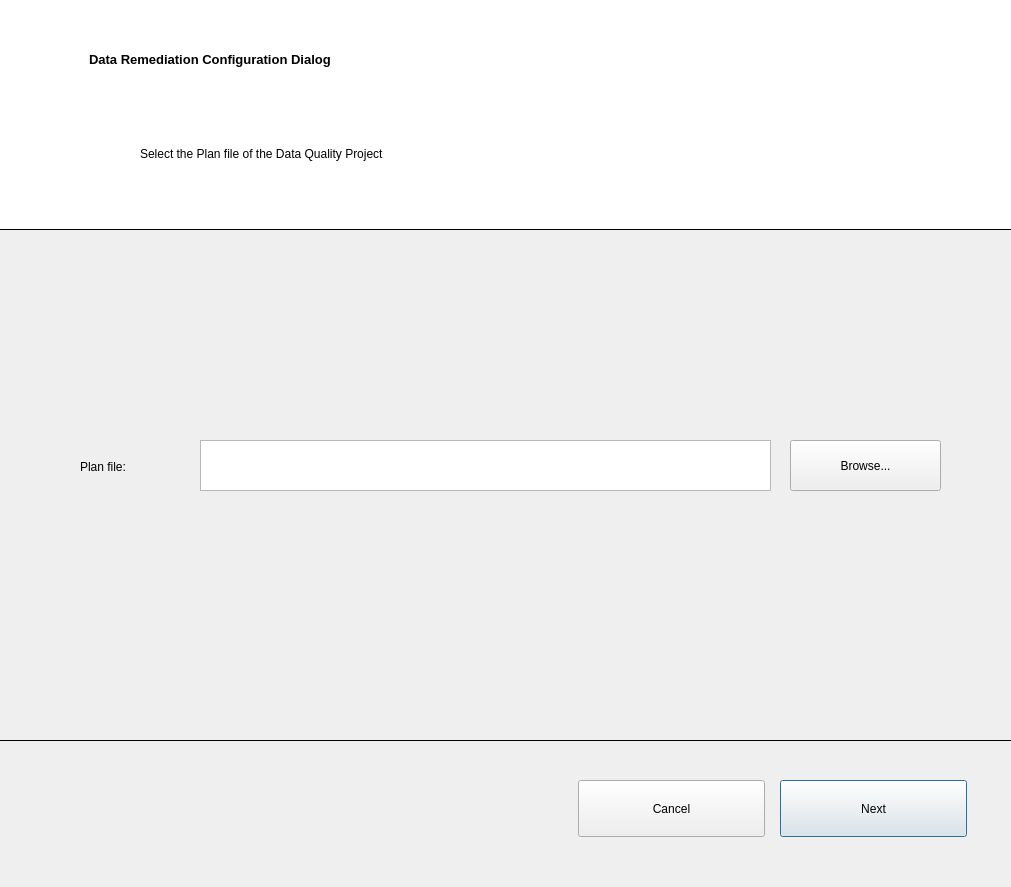
<?xml version="1.0" encoding="UTF-8"?>
<ui version="4.0">
 <class>Dialog</class>
 <widget class="QDialog" name="Dialog">
  <property name="geometry">
   <rect>
    <x>0</x>
    <y>0</y>
    <width>1011</width>
    <height>887</height>
   </rect>
  </property>
  <property name="windowTitle">
   <string>Dialog</string>
  </property>
  <widget class="QFrame" name="frame">
   <property name="geometry">
    <rect>
     <x>-31</x>
     <y>-1</y>
     <width>1051</width>
     <height>231</height>
    </rect>
   </property>
   <property name="autoFillBackground">
    <bool>false</bool>
   </property>
   <property name="styleSheet">
    <string notr="true">background-color: rgb(255, 255, 255);</string>
   </property>
   <property name="frameShape">
    <enum>QFrame::Box</enum>
   </property>
   <property name="frameShadow">
    <enum>QFrame::Plain</enum>
   </property>
   <widget class="QLabel" name="title_label">
    <property name="geometry">
     <rect>
      <x>120</x>
      <y>30</y>
      <width>761</width>
      <height>61</height>
     </rect>
    </property>
    <property name="font">
     <font>
      <pointsize>10</pointsize>
      <weight>75</weight>
      <bold>true</bold>
     </font>
    </property>
    <property name="text">
     <string>Data Remediation Configuration Dialog</string>
    </property>
    <property name="textFormat">
     <enum>Qt::AutoText</enum>
    </property>
   </widget>
   <widget class="QLabel" name="subtitle_label">
    <property name="geometry">
     <rect>
      <x>170</x>
      <y>90</y>
      <width>671</width>
      <height>131</height>
     </rect>
    </property>
    <property name="font">
     <font>
      <pointsize>9</pointsize>
     </font>
    </property>
    <property name="text">
     <string>&lt;!DOCTYPE HTML PUBLIC &quot;-//W3C//DTD HTML 4.0//EN&quot; &quot;http://www.w3.org/TR/REC-html40/strict.dtd&quot;&gt;
&lt;html&gt;&lt;head&gt;&lt;meta name=&quot;qrichtext&quot; content=&quot;1&quot; /&gt;&lt;style type=&quot;text/css&quot;&gt;
p, li { white-space: pre-wrap; }
&lt;/style&gt;&lt;/head&gt;&lt;body style=&quot; font-family:'MS Shell Dlg 2'; font-size:9pt; font-weight:400; font-style:normal;&quot;&gt;
&lt;p style=&quot; margin-top:0px; margin-bottom:0px; margin-left:0px; margin-right:0px; -qt-block-indent:0; text-indent:0px;&quot;&gt;Select the Plan file of the Data Quality Project &lt;/p&gt;&lt;/body&gt;&lt;/html&gt;</string>
    </property>
    <property name="textFormat">
     <enum>Qt::AutoText</enum>
    </property>
    <property name="indent">
     <number>1</number>
    </property>
   </widget>
  </widget>
  <widget class="QFrame" name="frame_2">
   <property name="geometry">
    <rect>
     <x>-10</x>
     <y>740</y>
     <width>1031</width>
     <height>151</height>
    </rect>
   </property>
   <property name="frameShape">
    <enum>QFrame::Box</enum>
   </property>
   <property name="frameShadow">
    <enum>QFrame::Plain</enum>
   </property>
   <widget class="QPushButton" name="next_button">
    <property name="geometry">
     <rect>
      <x>790</x>
      <y>40</y>
      <width>187</width>
      <height>57</height>
     </rect>
    </property>
    <property name="acceptDrops">
     <bool>false</bool>
    </property>
    <property name="text">
     <string>Next</string>
    </property>
    <property name="autoDefault">
     <bool>true</bool>
    </property>
    <property name="default">
     <bool>false</bool>
    </property>
    <property name="flat">
     <bool>false</bool>
    </property>
   </widget>
   <widget class="QPushButton" name="cancel_button">
    <property name="geometry">
     <rect>
      <x>588</x>
      <y>40</y>
      <width>187</width>
      <height>57</height>
     </rect>
    </property>
    <property name="text">
     <string>Cancel</string>
    </property>
   </widget>
  </widget>
  <widget class="QLabel" name="label">
   <property name="geometry">
    <rect>
     <x>80</x>
     <y>450</y>
     <width>141</width>
     <height>33</height>
    </rect>
   </property>
   <property name="text">
    <string>Plan file:</string>
   </property>
  </widget>
  <widget class="QPushButton" name="choose_plan_file_button">
   <property name="geometry">
    <rect>
     <x>790</x>
     <y>440</y>
     <width>151</width>
     <height>51</height>
    </rect>
   </property>
   <property name="text">
    <string>Browse...</string>
   </property>
  </widget>
  <widget class="QPlainTextEdit" name="plan_file_text_edit">
   <property name="geometry">
    <rect>
     <x>200</x>
     <y>440</y>
     <width>571</width>
     <height>51</height>
    </rect>
   </property>
  </widget>
 </widget>
 <resources/>
 <connections/>
</ui>
